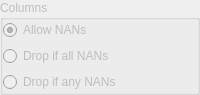
             <widget class="QGroupBox" name="column_groupBox">
              <property name="enabled">
               <bool>false</bool>
              </property>
              <property name="sizePolicy">
               <sizepolicy hsizetype="Minimum" vsizetype="Preferred">
                <horstretch>0</horstretch>
                <verstretch>0</verstretch>
               </sizepolicy>
              </property>
              <property name="maximumSize">
               <size>
                <width>16777215</width>
                <height>86</height>
               </size>
              </property>
              <property name="title">
               <string>Columns</string>
              </property>
              <layout class="QVBoxLayout" name="verticalLayout_17">
               <property name="leftMargin">
                <number>0</number>
               </property>
               <property name="topMargin">
                <number>0</number>
               </property>
               <property name="rightMargin">
                <number>0</number>
               </property>
               <property name="bottomMargin">
                <number>0</number>
               </property>
               <item>
                <layout class="QVBoxLayout" name="verticalLayout_18">
                 <item>
                  <widget class="QRadioButton" name="column_allow_nans">
                   <property name="text">
                    <string>Allow NANs</string>
                   </property>
                   <property name="checked">
                    <bool>true</bool>
                   </property>
                  </widget>
                 </item>
                 <item>
                  <widget class="QRadioButton" name="column_drop_if_all_nans_radioButton">
                   <property name="text">
                    <string>Drop if all NANs</string>
                   </property>
                  </widget>
                 </item>
                 <item>
                  <widget class="QRadioButton" name="column_drop_if_any_nans_radioButton">
                   <property name="text">
                    <string>Drop if any NANs</string>
                   </property>
                  </widget>
                 </item>
                </layout>
               </item>
              </layout>
             </widget>
